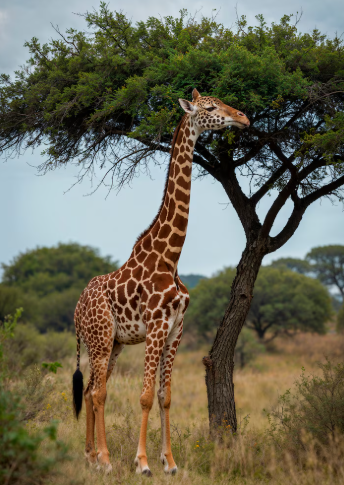
#> input picture opencv/assets/giraffe.png, 344 x 485 px
$ jupyter execute 06.flip_rotate_crop.ipynb
#> lines starting #> are read from the running program, lines starting #| are printed output that depends on the picture
[cell 1]
import cv2 as cv
import matplotlib.pyplot as plt

[cell 2]
image = cv.imread("./assets/giraffe.png")
#> image is the input picture: shape (485, 344, 3); mean B, G, R 84.7, 104.2, 107.8
plt.imshow(image)
plt.axis("off");

[cell 3]
# convert rgb image
rgb_image = cv.cvtColor(image, cv.COLOR_BGR2RGB)
plt.imshow(rgb_image)
plt.axis("off");

#### Flip

[cell 4]
# 1 = Horizontal (columns, left to right)
# 0 = Vertical (rows, top to bottom)
# -1 = both

horizontal_flip = cv.flip(rgb_image, 1)
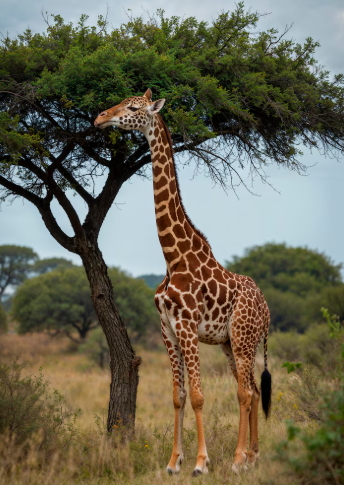
#> horizontal_flip: shape (485, 344, 3); mean R, G, B 107.8, 104.2, 84.7
vertical_flip = cv.flip(rgb_image, 0)
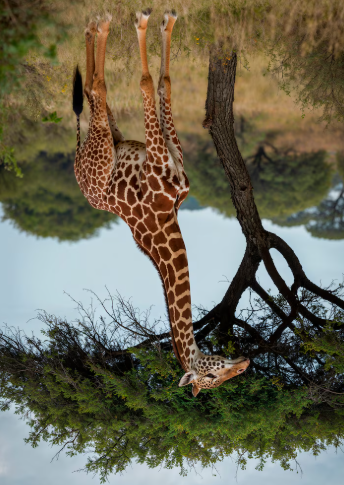
#> vertical_flip: shape (485, 344, 3); mean R, G, B 107.8, 104.2, 84.7
both_flip = cv.flip(rgb_image, -1)
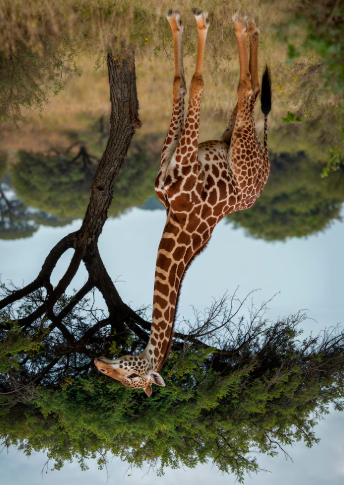
#> both_flip: shape (485, 344, 3); mean R, G, B 107.8, 104.2, 84.7

titles = ["Orginal Image", "Horizontal Image", "Vertical Image", "Both Image"]
images = [rgb_image, horizontal_flip, vertical_flip, both_flip]

plt.figure(figsize=(12, 8))

for i in range(4):
    plt.subplot(2, 2, i+1)
    plt.imshow(images[i])
    plt.title(titles[i])
    plt.axis("off")

plt.tight_layout()
plt.axis("off");
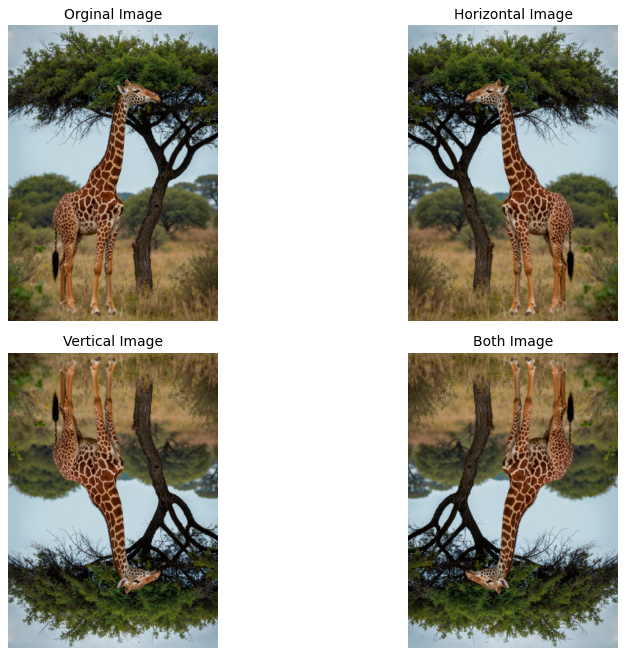
#> figure drawn by matplotlib, 4 panels

#### Rotate

[cell 5]
rotate_clock_wise = cv.rotate(rgb_image, cv.ROTATE_90_CLOCKWISE)
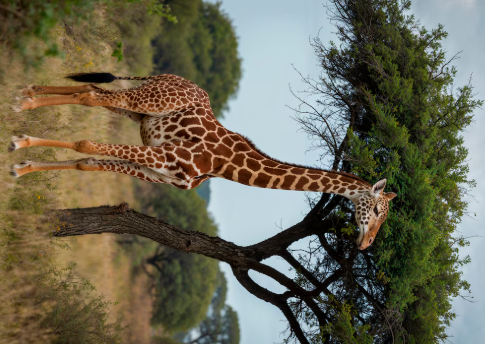
#> rotate_clock_wise: shape (344, 485, 3); mean R, G, B 107.8, 104.2, 84.7
rotate_counterclockwise = cv.rotate(rgb_image, cv.ROTATE_90_COUNTERCLOCKWISE)
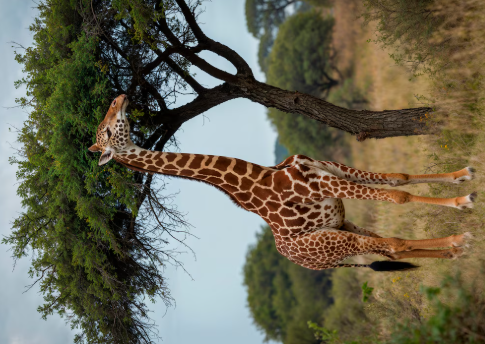
#> rotate_counterclockwise: shape (344, 485, 3); mean R, G, B 107.8, 104.2, 84.7
rotate_180 = cv.rotate(rgb_image, cv.ROTATE_180)

titles = ["Original Image", "Rotate Clock Wise", "Rotate Counter Clock Wise", "Rotate 180deg"]
images = [rgb_image, rotate_clock_wise, rotate_counterclockwise, rotate_180]

for i in range(4):
    plt.subplot(2, 2, i+1)
    plt.title(titles[i])
    plt.imshow(images[i])
    plt.axis("off")

plt.tight_layout()
plt.axis("off")
#> Out = (-0.5, 343.5, 484.5, -0.5)

####  Crop

[cell 6]
print(type(rgb_image))
#| <class 'numpy.ndarray'>

[cell 7]
x_start, y_start = 200, 300
x_end, y_end = 400, 500

cropped_image = rgb_image[y_start:y_end, x_start:x_end]
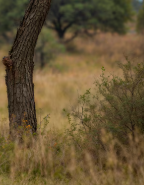
#> cropped_image: shape (185, 144, 3); mean R, G, B 102.5, 84.8, 52.8

# create plot
plt.figure(figsize=(8, 4))

plt.subplot(1, 2, 1)
plt.title("Original Image")
plt.imshow(rgb_image)
plt.axis("off")

# plot for cropend image
plt.subplot(1, 2, 2)
plt.title("Croppend Image")
plt.imshow(cropped_image)
plt.axis("off")

plt.tight_layout()
plt.show();

$ run again, with opencv/assets/deer.png copied over opencv/assets/giraffe.png
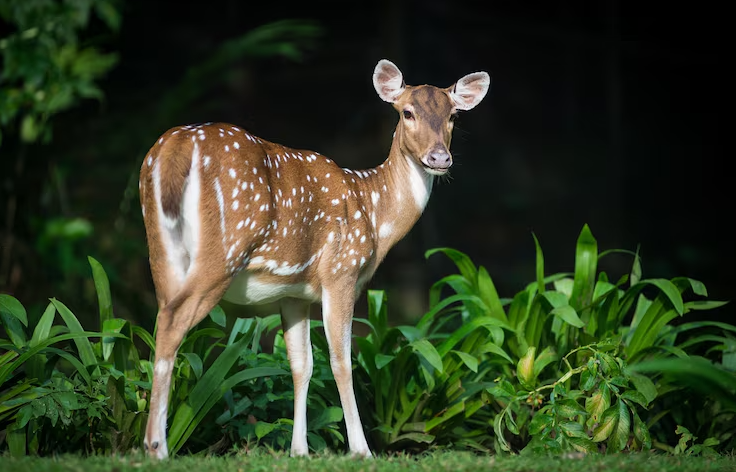
#> input picture opencv/assets/deer.png, 736 x 472 px
#> image is the input picture: shape (472, 736, 3); mean B, G, R 35.2, 59.9, 49.1
#> `rotate_counterclockwise = cv.rotate(rgb_image, cv.ROTATE_90_COUNTERCLO..`:
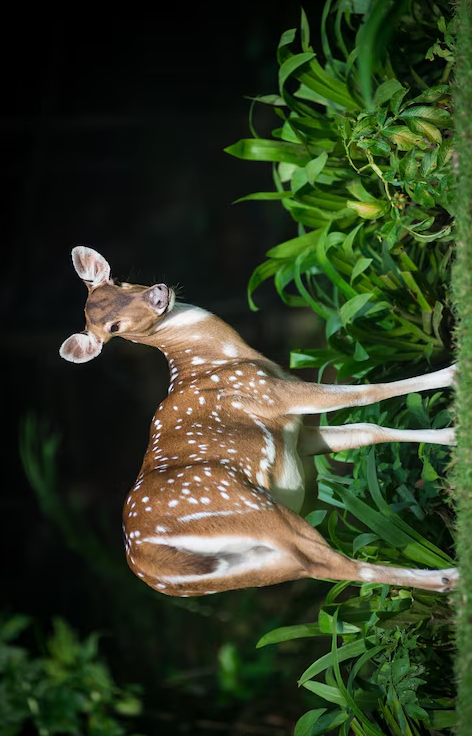
#> rotate_counterclockwise: shape (736, 472, 3); mean R, G, B 49.1, 59.9, 35.2
#> Out = (-0.5, 735.5, 471.5, -0.5)
#| <class 'numpy.ndarray'>
#> `cropped_image = rgb_image[y_start:y_end, x_start:x_end]`:
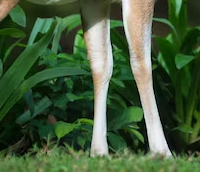
#> cropped_image: shape (172, 200, 3); mean R, G, B 69.1, 92.6, 59.7
